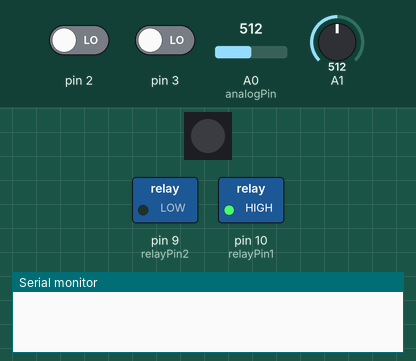
Bench run of a sketch on a simulated Arduino Uno, built with avr-gcc and run on an emulated ATmega328P. On the bench: 1 RGB LEDs in strip order, left to right, switched loads named in the sketch (green lamp = pin HIGH), the last lines printed to the serial monitor. Dashed ring = blinking. The inputs (shaded band) are chosen by the test bench; at power-on: pin 2 LOW, pin 3 LOW, A1 = 512, A0 (analogPin) = 512. Dim RGB values are drawn brighter than linear.

Above: at 1.2 s.
1.3 s: pin 2 driven HIGH
At 3.1 s:
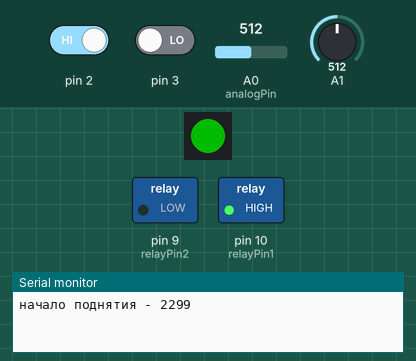
4.3 s: pin 3 driven HIGH
At 7.0 s:
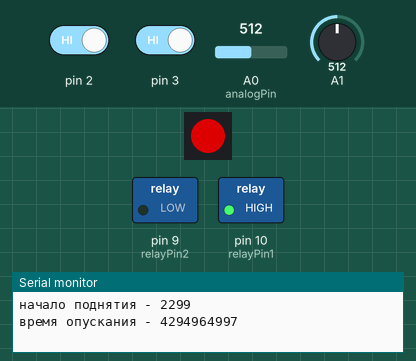
7.3 s: A1 set to 810
At 7.8 s:
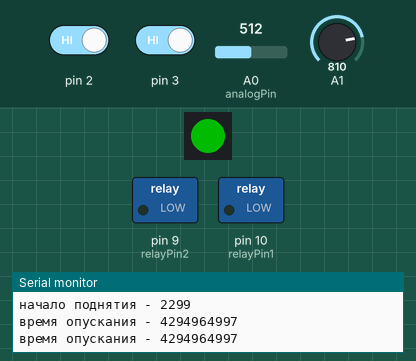
10.3 s: A0 (analogPin) set to 610
At 11.1 s:
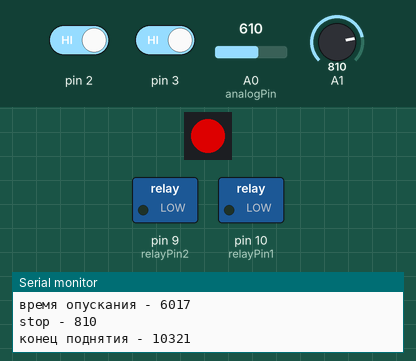
13.3 s: pin 2 driven LOW
16.3 s: A0 (analogPin) set to 690
At 17.6 s:
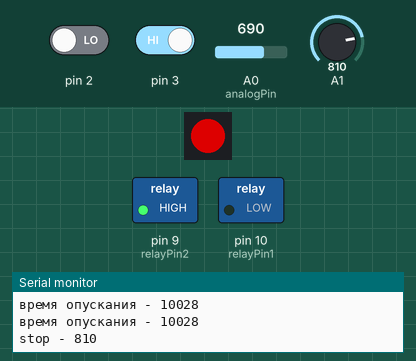
Timing chart, 0 to 19.3 s (numbered marks = the images above; inputs shaded):
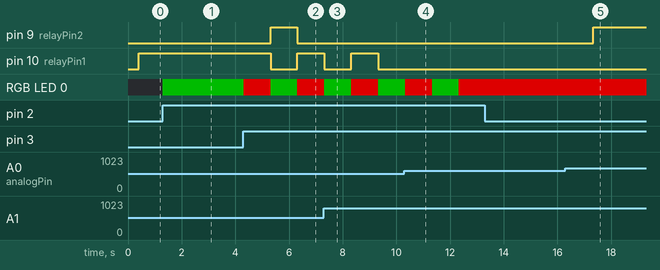

The sketch:

steklov5.ino
```cpp
#include <FastLED.h>
#include <avr/sleep.h>  // подключаем библиотеку sleep

// Параметры адресной ленты
#define LED_PIN     11
#define NUM_LEDS    1
#define BRIGHTNESS  150
#define LED_TYPE    WS2812B
#define COLOR_ORDER GRB
CRGB leds[NUM_LEDS];

const int analogPin = A0;  // Аналоговый пин, к которому подключены кнопки

const int relayPin1 = 10;   // Пин первого реле
const int relayPin2 = 9;   // Пин второго реле

const unsigned long holdThreshold = 400;  // Порог удержания в миллисекундах (0.3 секунды)

unsigned long pressStartTime1 = 0;  // Время начала нажатия кнопки 1
unsigned long pressStartTime2 = 0;  // Время начала нажатия кнопки 2

int auto1=0;
int auto2=0;
int block=0;
unsigned long time_start=0;  //время начало поднятия
unsigned long time_end=0;  //время окончания поднятия
unsigned long time_opusk;	//время сколько нужно опускать
unsigned long time_start_opusk;	//время сколько нужно опускать


void setup() {
  FastLED.addLeds<LED_TYPE, LED_PIN, COLOR_ORDER>(leds, NUM_LEDS).setCorrection(TypicalLEDStrip);
  FastLED.setBrightness(BRIGHTNESS);
  Serial.begin(9600); // Инициализация последовательной связи для вывода данных
  pinMode(relayPin1, OUTPUT);  // Настройка пина первого реле на выход
  pinMode(relayPin2, OUTPUT);  // Настройка пина второго реле на выход
  pinMode(A2, INPUT);
  pinMode(2, INPUT);
  pinMode(3, INPUT);

  digitalWrite(relayPin1, LOW); // Устанавливаем начальное состояние реле 1 (выключенное)
  digitalWrite(relayPin2, LOW); // Устанавливаем начальное состояние реле 2 (выключенное)


  //Serial.println("****");
  // attachInterrupt(digitalPinToInterrupt(3), btnIsr, RISING);
}

void loop() {
  //Serial.println(digitalRead(2));
  if (digitalRead(3)==HIGH){
    block=0;
    unlock();
  }

  if (digitalRead(2)==HIGH){
    block=1;
    lock();
  }


  int buttonState = analogRead(analogPin);  // Считывание состояния кнопок (значение аналогового сигнала)
  int amp = analogRead(A1);
  //Serial.println(amp); // Выводим значение аналогового пина в монитор порта

  if ((auto1==1) or (auto2==1)){
      if ((amp<390) or (amp>780)){
        Serial.print("stop - ");
		    Serial.println(amp);
        auto1=0;
        auto2=0;
        digitalWrite(relayPin2, LOW);
        digitalWrite(relayPin1, LOW);
        if (block==1){
          /*для запоминания положения - начальное время*/
          time_end=millis();
          Serial.print("конец поднятия - ");
          Serial.println(time_end);
          /*--------------------------------------------*/


          //set_sleep_mode(SLEEP_MODE_IDLE);  //  SLEEP_MODE_PWR_DOWN
          //sleep_mode();
        }
      }
  }

  // Обработка кнопки 1
  if ((buttonState >= 500 && buttonState <= 600)) { // Диапазон значений для кнопки 1
    if (pressStartTime1 == 0) {
      pressStartTime1 = millis();
    }
    if (millis() - pressStartTime1 >= holdThreshold) {
      auto1=0;
      auto2=0;
      digitalWrite(relayPin2, LOW);
      digitalWrite(relayPin1, HIGH);  // Включаем реле 1 по минусу
    } else {
      auto2=0;
      auto1=1;
      digitalWrite(relayPin1, LOW); // Выключаем реле 1, если нажатие было кратким
    }
  } else {
    pressStartTime1 = 0; // Сбрасываем время начала нажатия, если кнопка не нажата
    if (auto1==1){
    auto2=0;
    digitalWrite(relayPin2, LOW);
    digitalWrite(relayPin1, HIGH);
    } else {
    digitalWrite(relayPin1, LOW); // Выключаем реле 1, если кнопка не нажата
    }
  }

  // Обработка кнопки 2
  if ((buttonState >= 680 && buttonState <= 800)) { // Диапазон значений для кнопки 2
    if (pressStartTime2 == 0) {
      pressStartTime2 = millis();
    }
    if (millis() - pressStartTime2 >= holdThreshold) {
      auto1=0;
      auto2=0;
      digitalWrite(relayPin1, LOW);
      digitalWrite(relayPin2, HIGH);  // Включаем реле 2 по минусу
    } else {
      auto1=0;
      auto2=1;
      digitalWrite(relayPin2, LOW); // Выключаем реле 2, если нажатие было кратким
    }
  } else {
    pressStartTime2 = 0; // Сбрасываем время начала нажатия, если кнопка не нажата
    if (auto2==1){
    auto1=0;
    digitalWrite(relayPin1, LOW);
    digitalWrite(relayPin2, HIGH);
    } else {
    digitalWrite(relayPin2, LOW); // Выключаем реле 2, если кнопка не нажата
    }
  }

}

void lock() {
  leds[0] = CRGB::Green;  // зажигаем светодиод зелёным
  FastLED.show();
  delay(1000);             // держим цвет 500 мс
  leds[0] = CRGB::Black;  // выключаем светодиод
  FastLED.show();

  /*для запоминания положения - начальное время*/
  if (time_start==0){    //время начала поднятия
	 time_start=millis();
	 Serial.print("начало поднятия - ");
	 Serial.println(time_start);
  }
  /**/

  digitalWrite(relayPin1, HIGH);
  digitalWrite(relayPin2, LOW);

  auto1=1;
  auto2=0;
  block=1;
}

void unlock() {
  leds[0] = CRGB::Red;    // зажигаем светодиод красным
  FastLED.show();
  delay(1000);             // держим цвет 500 мс
  leds[0] = CRGB::Black;  // выключаем светодиод
  FastLED.show();
  block=0;

  /*для возврата в состояние как было до поставки на охрану*/
  if (millis()-time_end<3600000){ //3600000 1ч  7200000 - 2ч
    time_start_opusk=millis();
    time_opusk=(time_end-time_start)*1;  //высчитываем время опускания
    Serial.print("время опускания - ");
    Serial.println(time_opusk);
    if (millis()-time_start_opusk<time_opusk) {
      digitalWrite(relayPin1, LOW);
      digitalWrite(relayPin2, HIGH);
      if (analogRead(A1)>780) {  //на всякий случай проверяем по датчику нагрузки
        digitalWrite(relayPin1, LOW);
        digitalWrite(relayPin2, LOW);
      }
    } else {
      digitalWrite(relayPin1, LOW);
      digitalWrite(relayPin2, LOW);
    }
  }
  /*--------------------------------------------------------*/
}

void btnIsr() {
  // Обработчик прерывания может быть пустым, он просто пробуждает микроконтроллер
}
```

Measured:
- after the input at 1.3 s, RGB LED 0: off → RGB(0, 75, 0) at once
- after the input at 4.3 s, pin 9 (relayPin2): LOW → HIGH after 1.0 s, → LOW 1.0 s later; pin 10 (relayPin1): HIGH → LOW after 1.0 s, → HIGH 1.0 s later
- after the input at 7.3 s, pin 9 (relayPin2): stays LOW (without the input it goes to HIGH after 0.01 s)
- after the input at 10.3 s, pin 10 (relayPin1): stays LOW (without the input it goes to HIGH after 0.02 s)
- after the input at 16.3 s, pin 9 (relayPin2): LOW → HIGH after 1.0 s
